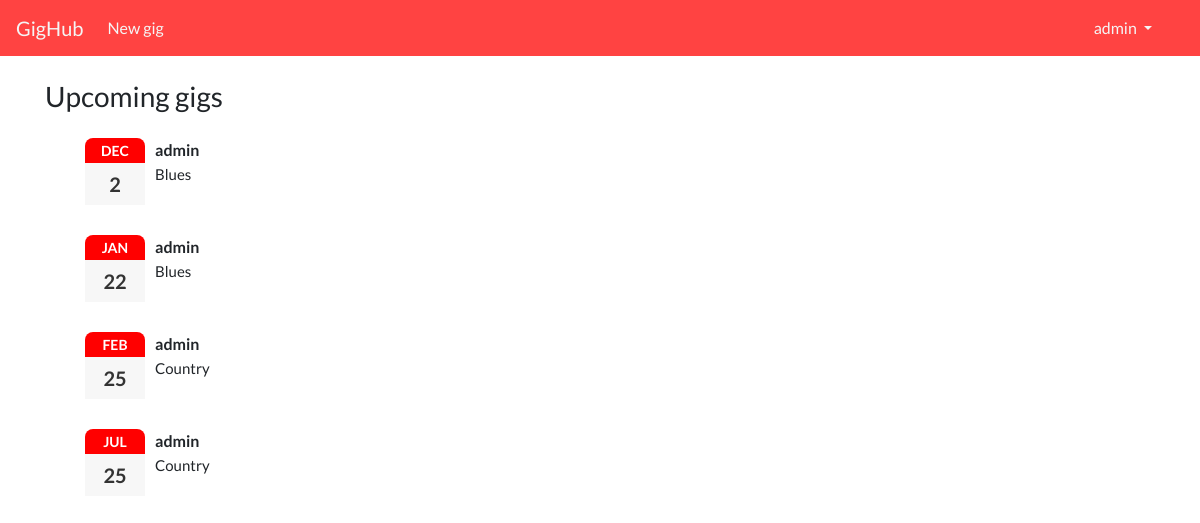
The app's page / (signed in) with its own data.
### gigs/models.py (models this page shows, shortened)
class Gig(models.Model):
    artist = models.ForeignKey(
        User, on_delete=models.CASCADE, related_name='artist')
    dateTime = models.DateTimeField('Date posted', default=timezone.now)
    venue = models.CharField(max_length=200)
    genre = models.ForeignKey(Genre, on_delete=models.CASCADE)
    attendees = models.ManyToManyField(
        User,
        through='Attendance',
    )

class Genre(models.Model):
    name = models.CharField(max_length=150)
    def __str__(self):
        return self.name

### gigs/views.py (the view)
# urls.py: path('', GigList.as_view(), name="list"),
class GigList(ListView):
    model = Gig

### gigs/templates/gigs/gig_list.html
{% extends 'gigs/base.html' %}
{%block content %}
<h3 class="mb-4">Upcoming gigs</h3>
<ul class="gigs">
    {% for object in object_list %}
    <li>
        <div class="date">
            <div class="month">
                {{ object.dateTime|date:'M'}}
            </div>
            <div class="day">
                {{ object.dateTime|date:'j'}}
            </div>
        </div>
        <div class="details">
            <span class="artist">{{ object.artist }}</span>
            <span class="genre">{{ object.genre }}</span>
        </div>
    </li>
    {% endfor %}
</ul>
{%endblock content%}

### gigs/templates/gigs/navbar.html (shortened to what this page needs)
<header>
<nav class="navbar navbar-expand-lg navbar-light bg-light">
  <a class="navbar-brand" href="{% url 'gigs:list' %}">GigHub</a>
  <div class="collapse navbar-collapse" id="navbarSupportedContent">
    <div class="navbar-nav mr-auto">
        <a class="nav-item nav-link" href="{% url 'gigs:create' %}">New gig</a>
    </div>
    <div class="navbar-nav ml-auto">
      {% if user.is_authenticated %}
          <li class="nav-item dropdown">
            <a class="nav-link dropdown-toggle mr-4" href="#" id="navbarDropdownMenuLink" role="button" data-toggle="dropdown" aria-haspopup="true" aria-expanded="false">
              {{ user.username }}
            </a>
          </li>
      {% else %}
          <a class="nav-item nav-link" href="{% url 'login' %}">Login</a>
          <a class="nav-item nav-link" href="#">Register</a>
      {% endif %}
    </div>
  </div>
</nav>
</header>

### gigs/static/gigs/style.css (style rules this page uses)
body { font-family: Lato, "Halvetica Neue", Halvetica, Arial, sans-serif; }
h1, h2, h3, h4, h5, h6 { font-family: Lato, "Halvetica Neue", Halvetica, Arial, sans-serif; }
.bg-light { background-color: #ff4342 !important; }
.navbar-light .navbar-nav .nav-link { color: whitesmoke; }
.navbar-light .navbar-brand { color: whitesmoke; }
.gigs { list-style: none; }
.gigs > li { position: relative; margin-bottom: 30px; }
.gigs > li .details { position: absolute; top:0; left:70px; }
.gigs > li .date { background-color: red; color: white; text-align: center; width:60px; -ms-border-radius: 8px; border-radius: 8px; }
.gigs > li .date .month { text-transform: uppercase; font-size: 14px; font-weight: bold; padding: 2px 6px; }
.gigs > li .date .day { background-color: #f7f7f7; color: #333; font-size: 20px; font-weight: bold; padding: 6px 12px; }
.gigs > li .details .artist { font-weight: bold; display: block; }
.gigs > li .details .genre { font-size: 15px; }

### records on screen
Gig: dateTime "DEC", dateTime "2", artist "admin", genre "Blues"
Gig: dateTime "JAN", dateTime "22", artist "admin", genre "Blues"
Gig: dateTime "FEB", dateTime "25", artist "admin", genre "Country"
Gig: dateTime "JUL", dateTime "25", artist "admin", genre "Country"

### other values on screen
{{ user.username }} "admin"
